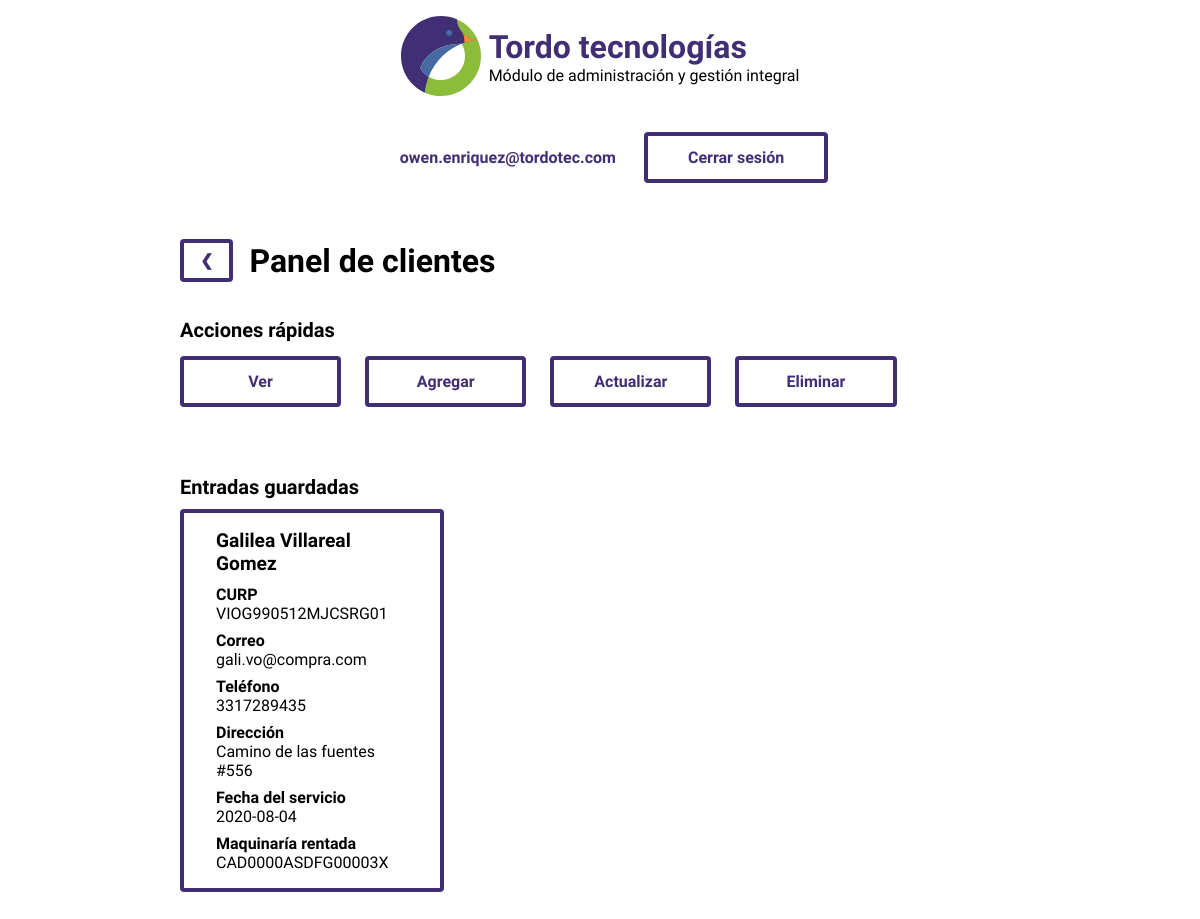
The app's page /clientes.php (signed in) with its own data.
### tables this page shows
CREATE TABLE `clientes` (
  `id` int(11) NOT NULL,
  `nombre` text NOT NULL,
  `apellido` text NOT NULL,
  `curp` text NOT NULL,
  `direccion` mediumtext NOT NULL,
  `correo` text NOT NULL,
  `telefono` double NOT NULL,
  `fecha` date NOT NULL,
  `rento` text NOT NULL
);

### clientes.php (the view, shortened to what this page needs)
<!DOCTYPE html>
<html lang="es-MX">
<head>
    <link rel="stylesheet" href="css/panel.css">
</head>
<body>
    <header>
        <div id="navegacion">
            <div class="logotipo">
                <img id="logo" src="img/icons/logo.svg" alt="Logotipo">
                <div>
                    <h1>Tordo tecnologías</h1>
                    <p>Módulo de administración y gestión integral</p>
                </div>
            </div>
            <nav>
                <p id="usuario"><?php echo $_SESSION["correo"];?></p>
                <a href="php/conexion/cerrar.php" class="boton">Cerrar sesión</a>
            </nav>
        </div>
    </header>
    <section id="acciones">
        <div class="migas">
            <a href="inicio.php" class="boton">&#10094;</a>
            <h2>Panel de clientes</h2>
        </div>
        <h3>Acciones rápidas</h3>
        <div class="gridAcciones">
            <a id="ver" class="boton">Ver</a>
            <a id="agregar" class="boton">Agregar</a>
            <a id="editar" class="boton">Actualizar</a>
            <a id="eliminar" class="boton">Eliminar</a>
        </div>
    </section>
    <section id="panelVer">
        <h3>Entradas guardadas</h3>
        <div class="grid">
            <?php
                include("php/conexion/casper.php");
                $leer = "SELECT * FROM clientes";
                $query = $conexion->query($leer);
                if ($query == true) {
                    while ($datos = mysqli_fetch_array($query)) {
                        echo <<<END
                        <div class="tarjeta">
                            <div class="tarjetaCuerpo">
                                <p class="tarjetaTitulo">$datos[1] $datos[2]</p>
                                <p class="tarjetaSubtitulo">CURP</p>
                                <p class="tarjetaTexto">$datos[3]</p>
                                <p class="tarjetaSubtitulo">Correo</p>
                                <p class="tarjetaTexto">$datos[5]</p>
                                <p class="tarjetaSubtitulo">Teléfono</p>
                                <p class="tarjetaTexto">$datos[6]</p>
                                <p class="tarjetaSubtitulo">Dirección</p>
                                <p class="tarjetaTexto">$datos[4]</p>
                                <p class="tarjetaSubtitulo">Fecha del servicio</p>
                                <p class="tarjetaTexto">$datos[7]</p>
                                <p class="tarjetaSubtitulo">Maquinaría rentada</p>
                                <p class="tarjetaTexto">$datos[8]</p>
                            </div>
                        </div>
                        END;
                    }
                }
            ?>
        </div>
    </section>
</body>
</html>
<?php
die();
?>

### css/panel.css (style rules this page uses)
:root { --color_oscuro: rgb(64, 47, 116); --color_claro: rgb(70, 107, 162); --color_enfasis: rgb(139, 189, 58); --color_realce: rgb(240, 142, 45); }
* { margin: 0px; padding: 0px; }
body { font-family: 'Didact Gothic', sans-serif; }
nav { display: flex; flex-direction: column; margin: 1em 0em; align-items: center; align-self: center; }
section { padding: 1em 10vw; }
h1 { font-weight: bold; color: var(--color_oscuro); }
h2 { font-size: 2em; margin-bottom: 0.5em; }
h3 { font-size: 1.25em; margin-bottom: 0.5em; }
a { cursor: pointer; text-decoration: none; }
.migas { display: flex; align-items: center; margin-bottom: 2em; }
.migas > h2 { margin: 0; margin-left: 0.5em; }
.migas > .boton { padding: 0.5em 1em; }
.logotipo { padding: 1em; display: flex; flex-flow: column; align-items: center; }
.logotipo > div { text-align: center; }
.boton { width: fit-content; display: block; background: none; padding: 0.75em 1.5em; margin: 0.25em 0em; text-align: center; font-weight: bold; text-decoration: none; border: 0.25em solid var(--color_oscuro); border-radius: 0.25em; color: var(--color_oscuro); transition: 0.3s; }
.grid { width: 100%; display: grid; grid-template-columns: 1fr; grid-template-rows: auto; grid-gap: 1.5em; }
.gridAcciones { display: grid; grid-template-columns: 1fr 1fr; grid-template-rows: auto; grid-gap: 1.5em; }
.gridAcciones > .boton { width: auto; }
.tarjeta { display: flex; flex-direction: column; overflow: hidden; border: 0.25em solid var(--color_oscuro); border-radius: 0.25em; transition: 0.2s; background: white; }
.tarjetaCuerpo { margin: 1em 0em; padding: 0em 2em; }
.tarjetaTitulo { font-size: 1.2em; font-weight: bold; margin-bottom: 0.5em; }
.tarjetaSubtitulo { font-weight: bold; margin-top: 0.5em; }
#usuario { width: fit-content; display: block; background: none; padding: 0.75em 1.5em; margin: 0.25em 0em; text-align: right ; font-weight: bold; text-decoration: none; border: 0.25em solid white; border-radius: 0.25em; color: var(--color_oscuro); }
#navegacion { width: 100%; display: flex; flex-flow: column; align-items: center; }
#logo { width: 5em; margin-right: 0.5em; }
@media screen and (min-width: 720px) { nav { flex-flow: row; } }
@media screen and (min-width: 720px) { section { padding: 1em 10vw; } }
@media screen and (min-width: 720px) { .boton { padding: .75em 2.5em; } }
@media screen and (min-width: 720px) { .grid { grid-template-columns: 1fr 1fr; } }
@media screen and (min-width: 720px) { .logotipo { display: flex; flex-flow: row; } }
@media screen and (min-width: 720px) { .logotipo > div { text-align: left; } }
@media screen and (min-width: 1020px) { section { padding: 2em 15vw; } }
@media screen and (min-width: 1020px) { .grid { grid-template-columns: 1fr 1fr 1fr; } }
@media screen and (min-width: 1020px) { .gridAcciones { display: grid; grid-template-columns: 1fr 1fr 1fr 1fr; grid-template-rows: auto; grid-gap: 1.5em; width: fit-content; } }

### records on screen
clientes: nombre "Galilea", apellido "Villareal Gomez", curp "VIOG990512MJCSRG01", correo "gali.vo@compra.com", telefono "3317289435", direccion "Camino de las fuentes #556", fecha "2020-08-04", rento "CAD0000ASDFG00003X"

### other values on screen
$_SESSION["correo"] "owen.enriquez@tordotec.com"
